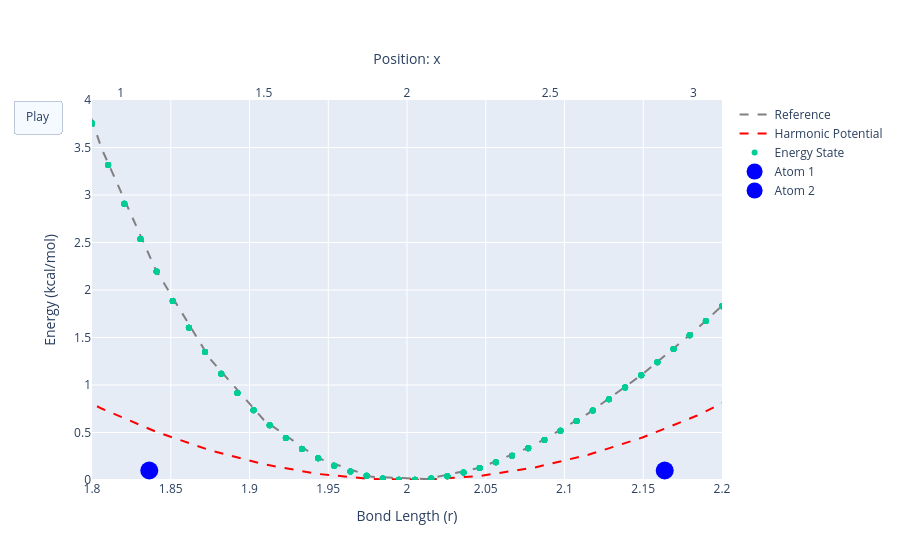

Write notebook code for a chart like this one.
### Markdown cell above
Perhaps a harmonic potential?

$E = \frac{1}{2}k(r - r_{eq})^2$

### Code cell
def compute_bond_stretch(distances, k=80.0, r_eq=2.0):
    return k * (distances - r_eq)**2

bond_stretch_ene = compute_bond_stretch(distances, k=20.0)

fig = go.Figure(
    data=[
        go.Scatter(x=distances, y=v_curve, mode='lines', line=dict(color='gray', dash='dash'), name='Reference'),
        go.Scatter(x=distances, y=bond_stretch_ene, mode='lines', line=dict(color='red', dash='dash'), name='Harmonic Potential'),
        go.Scatter(x=samples_distances, y=sampled_energies, mode='markers', name='Energy State'),
        go.Scatter(x=atom_a_x, y=[0.1], mode='markers', marker=dict(size=18, color='blue'), xaxis='x2', name='Atom 1'),
        go.Scatter(x=atom_b_x, y=[0.1], mode='markers', marker=dict(size=18, color='blue'), xaxis='x2', name='Atom 2')
    ],
    frames=[go.Frame(data=[
        go.Scatter(),
        go.Scatter(),
        go.Scatter(x=[samples_distances[i]], y=[sampled_energies[i]]),
        go.Scatter(x=[atom_a_x[i]]),
        go.Scatter(x=[atom_b_x[i]])
    ]) for i, _ in enumerate(samples_distances)]
)

fig.update_layout(
    xaxis=dict(title="Bond Length (r)", range=[1.8, 2.2]),
    xaxis2=dict(title="Position: x", range=[0.9, 3.1], side='top', overlaying='x', showgrid=False),
    yaxis=dict(title="Energy (kcal/mol)", range=[0.0, 4.0]),
    updatemenus=[dict(type="buttons", buttons=[dict(label="Play", method="animate", args=[None, dict(frame=dict(duration=25, redraw=False))])])]
)

fig.show()

### Figure 1 — Plotly figure (JSON) as saved in the notebook; plotly's stock layout.template omitted (floating-point values rounded to 4 significant figures; data arrays with more than 128 entries replaced by an {"elided": "..."} marker saying what was removed)
{"data": [{"line": {"color": "gray", "dash": "dash"}, "mode": "lines", "name": "Reference", "type": "scatter", "x": [1.6, 1.634, 1.669, 1.703, 1.737, 1.772, 1.806, 1.84, 1.875, 1.909, 1.943, 1.978, 2.012, 2.046, 2.081, 2.115, 2.149, 2.184, 2.218, 2.253, 2.287, 2.321, 2.356, 2.39, 2.424, 2.459, 2.493, 2.527, 2.562, 2.596, 2.63, 2.665, 2.699, 2.733, 2.768, 2.802, 2.836, 2.871, 2.905, 2.939, 2.974, 3.008, 3.042, 3.077, 3.111, 3.145, 3.18, 3.214, 3.248, 3.283, 3.317, 3.352, 3.386, 3.42, 3.455, 3.489, 3.523, 3.558, 3.592, 3.626, 3.661, 3.695, 3.729, 3.764, 3.798, 3.832, 3.867, 3.901, 3.935, 3.97, 4.004, 4.038, 4.073, 4.107, 4.141, 4.176, 4.21, 4.244, 4.279, 4.313, 4.347, 4.382, 4.416, 4.451, 4.485, 4.519, 4.554, 4.588, 4.622, 4.657, 4.691, 4.725, 4.76, 4.794, 4.828, 4.863, 4.897, 4.931, 4.966, 5.0], "y": [22.24, 17.35, 13.3, 9.988, 7.305, 5.165, 3.491, 2.215, 1.279, 0.6322, 0.2298, 0.03331, 0.009316, 0.1288, 0.3665, 0.7009, 1.113, 1.587, 2.11, 2.668, 3.253, 3.856, 4.469, 5.087, 5.704, 6.316, 6.92, 7.513, 8.093, 8.657, 9.205, 9.736, 10.25, 10.74, 11.22, 11.67, 12.11, 12.53, 12.92, 13.31, 13.67, 14.01, 14.34, 14.66, 14.95, 15.23, 15.5, 15.76, 16.0, 16.22, 16.44, 16.64, 16.83, 17.02, 17.19, 17.35, 17.5, 17.65, 17.79, 17.92, 18.04, 18.15, 18.26, 18.36, 18.46, 18.55, 18.63, 18.72, 18.79, 18.86, 18.93, 18.99, 19.05, 19.11, 19.16, 19.21, 19.26, 19.3, 19.34, 19.38, 19.42, 19.45, 19.49, 19.52, 19.55, 19.57, 19.6, 19.62, 19.64, 19.67, 19.69, 19.7, 19.72, 19.74, 19.75, 19.77, 19.78, 19.8, 19.81, 19.82]}, {"line": {"color": "red", "dash": "dash"}, "mode": "lines", "name": "Harmonic Potential", "type": "scatter", "x": [1.6, 1.634, 1.669, 1.703, 1.737, 1.772, 1.806, 1.84, 1.875, 1.909, 1.943, 1.978, 2.012, 2.046, 2.081, 2.115, 2.149, 2.184, 2.218, 2.253, 2.287, 2.321, 2.356, 2.39, 2.424, 2.459, 2.493, 2.527, 2.562, 2.596, 2.63, 2.665, 2.699, 2.733, 2.768, 2.802, 2.836, 2.871, 2.905, 2.939, 2.974, 3.008, 3.042, 3.077, 3.111, 3.145, 3.18, 3.214, 3.248, 3.283, 3.317, 3.352, 3.386, 3.42, 3.455, 3.489, 3.523, 3.558, 3.592, 3.626, 3.661, 3.695, 3.729, 3.764, 3.798, 3.832, 3.867, 3.901, 3.935, 3.97, 4.004, 4.038, 4.073, 4.107, 4.141, 4.176, 4.21, 4.244, 4.279, 4.313, 4.347, 4.382, 4.416, 4.451, 4.485, 4.519, 4.554, 4.588, 4.622, 4.657, 4.691, 4.725, 4.76, 4.794, 4.828, 4.863, 4.897, 4.931, 4.966, 5.0], "y": [3.2, 2.674, 2.195, 1.764, 1.379, 1.042, 0.7522, 0.5094, 0.3138, 0.1653, 0.06399, 0.009877, 0.002938, 0.04318, 0.1306, 0.2652, 0.447, 0.6759, 0.9521, 1.275, 1.646, 2.064, 2.528, 3.04, 3.6, 4.206, 4.86, 5.56, 6.308, 7.103, 7.946, 8.835, 9.772, 10.76, 11.79, 12.86, 13.99, 15.16, 16.38, 17.65, 18.96, 20.32, 21.73, 23.19, 24.69, 26.24, 27.84, 29.48, 31.17, 32.91, 34.7, 36.53, 38.41, 40.34, 42.31, 44.34, 46.4, 48.52, 50.68, 52.89, 55.15, 57.46, 59.81, 62.21, 64.65, 67.15, 69.69, 72.28, 74.91, 77.59, 80.32, 83.1, 85.92, 88.79, 91.71, 94.68, 97.69, 100.8, 103.9, 107.0, 110.2, 113.5, 116.8, 120.1, 123.5, 126.9, 130.4, 133.9, 137.5, 141.1, 144.8, 148.5, 152.3, 156.1, 160.0, 163.9, 167.8, 171.9, 175.9, 180.0]}, {"mode": "markers", "name": "Energy State", "type": "scatter", "x": {"elided": "320 float values"}, "y": {"elided": "320 float values"}}, {"marker": {"color": "blue", "size": 18}, "mode": "markers", "name": "Atom 1", "type": "scatter", "x": {"elided": "320 float values"}, "xaxis": "x2", "y": [0.1]}, {"marker": {"color": "blue", "size": 18}, "mode": "markers", "name": "Atom 2", "type": "scatter", "x": {"elided": "320 float values"}, "xaxis": "x2", "y": [0.1]}], "layout": {"updatemenus": [{"buttons": [{"args": [null, {"frame": {"duration": 25, "redraw": false}}], "label": "Play", "method": "animate"}], "type": "buttons"}], "xaxis": {"range": [1.8, 2.2], "title": {"text": "Bond Length (r)"}}, "xaxis2": {"overlaying": "x", "range": [0.9, 3.1], "showgrid": false, "side": "top", "title": {"text": "Position: x"}}, "yaxis": {"range": [0, 4], "title": {"text": "Energy (kcal/mol)"}}}}
